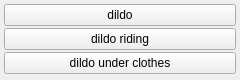
<?xml version="1.0" encoding="UTF-8"?>
<ui version="4.0">
 <class>objects_dildo_menu</class>
 <widget class="QWidget" name="objects_dildo_menu">
  <property name="geometry">
   <rect><x>0</x><y>0</y><width>240</width><height>80</height></rect>
  </property>
  <layout class="QGridLayout" name="grid">
   <property name="leftMargin"><number>4</number></property>
   <property name="topMargin"><number>4</number></property>
   <property name="rightMargin"><number>4</number></property>
   <property name="bottomMargin"><number>4</number></property>
   <property name="horizontalSpacing"><number>2</number></property>
   <property name="verticalSpacing"><number>2</number></property>
   <item row="0" column="0">
    <widget class="QPushButton" name="chk_dildo">
     <property name="checkable"><bool>true</bool></property>
     <property name="text"><string>dildo</string></property>
     <property name="tags" stdset="0"><string>dildo</string></property>
     <property name="group" stdset="0"><string>obj_dildo</string></property>
    </widget>
   </item>
   <item row="1" column="0">
    <widget class="QPushButton" name="chk_dildo_riding">
     <property name="checkable"><bool>true</bool></property>
     <property name="text"><string>dildo riding</string></property>
     <property name="tags" stdset="0"><string>dildo riding</string></property>
     <property name="group" stdset="0"><string>obj_dildo</string></property>
    </widget>
   </item>
   <item row="2" column="0">
    <widget class="QPushButton" name="chk_dildo_under_clothes">
     <property name="checkable"><bool>true</bool></property>
     <property name="text"><string>dildo under clothes</string></property>
     <property name="tags" stdset="0"><string>dildo under clothes</string></property>
     <property name="group" stdset="0"><string>obj_dildo</string></property>
    </widget>
   </item>
  </layout>
 </widget>
 <resources/>
 <connections/>
</ui>
